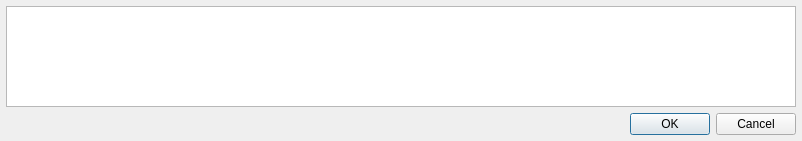
<?xml version="1.0" encoding="UTF-8"?>
<ui version="4.0">
 <class>DCreateCSVTable</class>
 <widget class="QDialog" name="DCreateCSVTable">
  <property name="geometry">
   <rect>
    <x>0</x>
    <y>0</y>
    <width>802</width>
    <height>141</height>
   </rect>
  </property>
  <property name="windowTitle">
   <string>Dialog</string>
  </property>
  <layout class="QVBoxLayout" name="verticalLayout">
   <property name="leftMargin">
    <number>6</number>
   </property>
   <property name="topMargin">
    <number>6</number>
   </property>
   <property name="rightMargin">
    <number>6</number>
   </property>
   <property name="bottomMargin">
    <number>6</number>
   </property>
   <item>
    <widget class="QTableWidget" name="tableWidget">
     <property name="editTriggers">
      <set>QAbstractItemView::NoEditTriggers</set>
     </property>
     <property name="selectionMode">
      <enum>QAbstractItemView::NoSelection</enum>
     </property>
     <attribute name="horizontalHeaderDefaultSectionSize">
      <number>100</number>
     </attribute>
     <attribute name="horizontalHeaderMinimumSectionSize">
      <number>50</number>
     </attribute>
     <attribute name="verticalHeaderVisible">
      <bool>false</bool>
     </attribute>
    </widget>
   </item>
   <item>
    <widget class="QDialogButtonBox" name="buttonBox">
     <property name="orientation">
      <enum>Qt::Horizontal</enum>
     </property>
     <property name="standardButtons">
      <set>QDialogButtonBox::Cancel|QDialogButtonBox::Ok</set>
     </property>
    </widget>
   </item>
  </layout>
 </widget>
 <resources/>
 <connections>
  <connection>
   <sender>buttonBox</sender>
   <signal>accepted()</signal>
   <receiver>DCreateCSVTable</receiver>
   <slot>accept()</slot>
   <hints>
    <hint type="sourcelabel">
     <x>248</x>
     <y>254</y>
    </hint>
    <hint type="destinationlabel">
     <x>157</x>
     <y>274</y>
    </hint>
   </hints>
  </connection>
  <connection>
   <sender>buttonBox</sender>
   <signal>rejected()</signal>
   <receiver>DCreateCSVTable</receiver>
   <slot>reject()</slot>
   <hints>
    <hint type="sourcelabel">
     <x>316</x>
     <y>260</y>
    </hint>
    <hint type="destinationlabel">
     <x>286</x>
     <y>274</y>
    </hint>
   </hints>
  </connection>
 </connections>
</ui>
